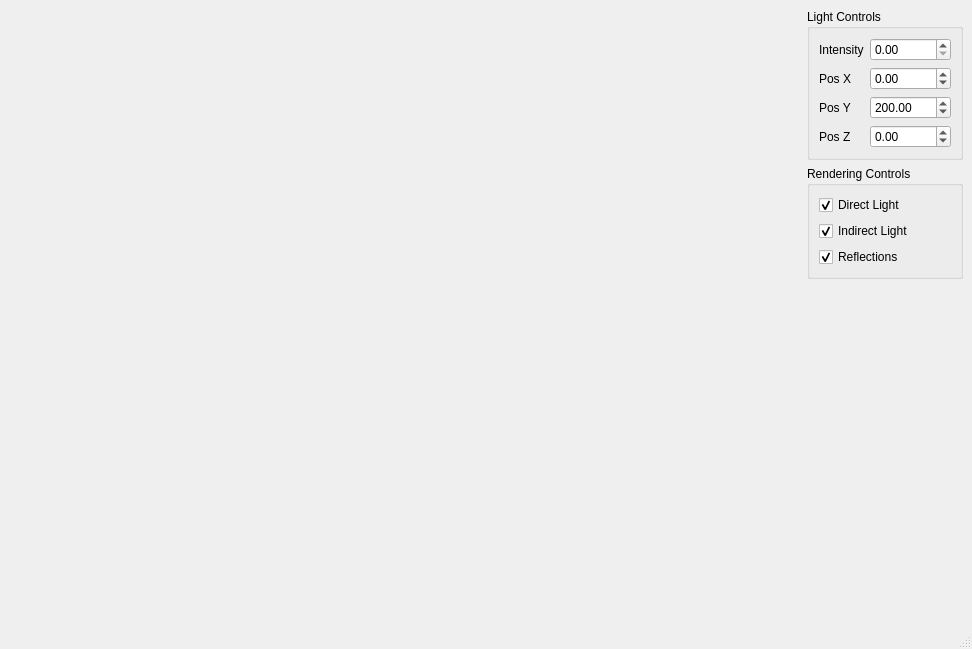
<?xml version="1.0" encoding="UTF-8"?>
<ui version="4.0">
 <class>MainWindow</class>
 <widget class="QMainWindow" name="MainWindow">
  <property name="geometry">
   <rect>
    <x>0</x>
    <y>0</y>
    <width>972</width>
    <height>649</height>
   </rect>
  </property>
  <property name="windowTitle">
   <string>Sponza VXGI Demo</string>
  </property>
  <widget class="QWidget" name="centralwidget">
   <layout class="QGridLayout" name="s_mainWindowGridLayout">
    <item row="0" column="1">
     <layout class="QVBoxLayout" name="verticalLayout">
      <item>
       <widget class="QGroupBox" name="lightControlsGB">
        <property name="title">
         <string>Light Controls</string>
        </property>
        <layout class="QGridLayout" name="gridLayout">
         <item row="4" column="2">
          <widget class="QDoubleSpinBox" name="lightPositionY">
           <property name="decimals">
            <number>2</number>
           </property>
           <property name="minimum">
            <double>-10000.000000000000000</double>
           </property>
           <property name="maximum">
            <double>10000.000000000000000</double>
           </property>
           <property name="singleStep">
            <double>20.000000000000000</double>
           </property>
           <property name="value">
            <double>200.000000000000000</double>
           </property>
          </widget>
         </item>
         <item row="3" column="2">
          <widget class="QDoubleSpinBox" name="lightPositionX">
           <property name="decimals">
            <number>2</number>
           </property>
           <property name="minimum">
            <double>-10000.000000000000000</double>
           </property>
           <property name="maximum">
            <double>10000.000000000000000</double>
           </property>
           <property name="singleStep">
            <double>20.000000000000000</double>
           </property>
           <property name="value">
            <double>0.000000000000000</double>
           </property>
          </widget>
         </item>
         <item row="5" column="2">
          <widget class="QDoubleSpinBox" name="lightPositionZ">
           <property name="decimals">
            <number>2</number>
           </property>
           <property name="minimum">
            <double>-10000.000000000000000</double>
           </property>
           <property name="maximum">
            <double>10000.000000000000000</double>
           </property>
           <property name="singleStep">
            <double>20.000000000000000</double>
           </property>
          </widget>
         </item>
         <item row="3" column="0">
          <widget class="QLabel" name="lightPositionLabel_1">
           <property name="text">
            <string>Pos X</string>
           </property>
          </widget>
         </item>
         <item row="4" column="0">
          <widget class="QLabel" name="lightPositionLabel_2">
           <property name="text">
            <string>Pos Y</string>
           </property>
          </widget>
         </item>
         <item row="5" column="0">
          <widget class="QLabel" name="lightPositionLabel_3">
           <property name="text">
            <string>Pos Z</string>
           </property>
          </widget>
         </item>
         <item row="0" column="0">
          <widget class="QLabel" name="lightIntensityLabel">
           <property name="text">
            <string>Intensity</string>
           </property>
          </widget>
         </item>
         <item row="0" column="2">
          <widget class="QDoubleSpinBox" name="lightIntensityDoubleSpinBox"/>
         </item>
        </layout>
       </widget>
      </item>
      <item>
       <widget class="QGroupBox" name="renderingControlsGB">
        <property name="title">
         <string>Rendering Controls</string>
        </property>
        <layout class="QGridLayout" name="gridLayout_2">
         <item row="0" column="0">
          <widget class="QCheckBox" name="directLightCheckBox">
           <property name="text">
            <string>Direct Light</string>
           </property>
           <property name="checked">
            <bool>true</bool>
           </property>
          </widget>
         </item>
         <item row="2" column="0">
          <widget class="QCheckBox" name="reflectionCheckBox">
           <property name="text">
            <string>Reflections</string>
           </property>
           <property name="checked">
            <bool>true</bool>
           </property>
          </widget>
         </item>
         <item row="1" column="0">
          <widget class="QCheckBox" name="indirectLightCheckBox">
           <property name="text">
            <string>Indirect Light</string>
           </property>
           <property name="checked">
            <bool>true</bool>
           </property>
          </widget>
         </item>
        </layout>
       </widget>
      </item>
      <item>
       <spacer name="verticalSpacer">
        <property name="orientation">
         <enum>Qt::Vertical</enum>
        </property>
        <property name="sizeType">
         <enum>QSizePolicy::Expanding</enum>
        </property>
        <property name="sizeHint" stdset="0">
         <size>
          <width>20</width>
          <height>40</height>
         </size>
        </property>
       </spacer>
      </item>
     </layout>
    </item>
    <item row="0" column="0">
     <spacer name="horizontalSpacer">
      <property name="orientation">
       <enum>Qt::Horizontal</enum>
      </property>
      <property name="sizeHint" stdset="0">
       <size>
        <width>40</width>
        <height>20</height>
       </size>
      </property>
     </spacer>
    </item>
   </layout>
  </widget>
  <widget class="QMenuBar" name="menubar">
   <property name="geometry">
    <rect>
     <x>0</x>
     <y>0</y>
     <width>972</width>
     <height>19</height>
    </rect>
   </property>
  </widget>
  <widget class="QStatusBar" name="statusbar"/>
 </widget>
 <resources/>
 <connections/>
</ui>
